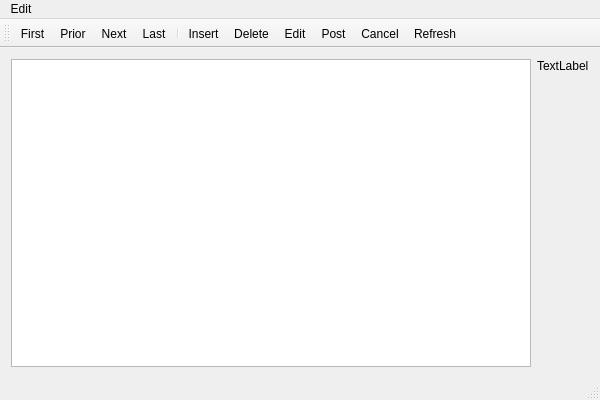
<?xml version="1.0" encoding="UTF-8"?>
<ui version="4.0">
 <class>CMainClass</class>
 <widget class="QMainWindow" name="CMainClass">
  <property name="geometry">
   <rect>
    <x>0</x>
    <y>0</y>
    <width>600</width>
    <height>400</height>
   </rect>
  </property>
  <property name="windowTitle">
   <string>CMain</string>
  </property>
  <widget class="QWidget" name="centralWidget">
   <layout class="QGridLayout" name="gridLayout">
    <item row="0" column="0" rowspan="2">
     <widget class="QTableView" name="tabvInfo"/>
    </item>
    <item row="0" column="1">
     <widget class="QLabel" name="lblPhoto">
      <property name="text">
       <string>TextLabel</string>
      </property>
     </widget>
    </item>
    <item row="1" column="1">
     <spacer name="verticalSpacer">
      <property name="orientation">
       <enum>Qt::Vertical</enum>
      </property>
      <property name="sizeHint" stdset="0">
       <size>
        <width>20</width>
        <height>310</height>
       </size>
      </property>
     </spacer>
    </item>
   </layout>
  </widget>
  <widget class="QMenuBar" name="menuBar">
   <property name="geometry">
    <rect>
     <x>0</x>
     <y>0</y>
     <width>600</width>
     <height>19</height>
    </rect>
   </property>
   <widget class="QMenu" name="menuGhfd_ghfsdfsdfasdfasdfasdfasdfasefassdfasdfasg">
    <property name="title">
     <string>Edit</string>
    </property>
    <addaction name="actMovetoFirst"/>
    <addaction name="actMovetoPrior"/>
    <addaction name="actMovetoNext"/>
    <addaction name="actMovetoLast"/>
    <addaction name="separator"/>
    <addaction name="actInsert"/>
    <addaction name="actDelete"/>
    <addaction name="actEdit"/>
    <addaction name="actPost"/>
    <addaction name="actCancel"/>
    <addaction name="actRefresh"/>
   </widget>
   <addaction name="menuGhfd_ghfsdfsdfasdfasdfasdfasdfasefassdfasdfasg"/>
  </widget>
  <widget class="QStatusBar" name="statusBar"/>
  <widget class="QToolBar" name="toolBar">
   <property name="windowTitle">
    <string>toolBar</string>
   </property>
   <attribute name="toolBarArea">
    <enum>TopToolBarArea</enum>
   </attribute>
   <attribute name="toolBarBreak">
    <bool>true</bool>
   </attribute>
   <addaction name="actMovetoFirst"/>
   <addaction name="actMovetoPrior"/>
   <addaction name="actMovetoNext"/>
   <addaction name="actMovetoLast"/>
   <addaction name="separator"/>
   <addaction name="actInsert"/>
   <addaction name="actDelete"/>
   <addaction name="actEdit"/>
   <addaction name="actPost"/>
   <addaction name="actCancel"/>
   <addaction name="actRefresh"/>
  </widget>
  <action name="actMovetoFirst">
   <property name="text">
    <string>First</string>
   </property>
  </action>
  <action name="actMovetoPrior">
   <property name="text">
    <string>Prior</string>
   </property>
  </action>
  <action name="actMovetoNext">
   <property name="text">
    <string>Next</string>
   </property>
  </action>
  <action name="actMovetoLast">
   <property name="text">
    <string>Last</string>
   </property>
  </action>
  <action name="actInsert">
   <property name="text">
    <string>Insert</string>
   </property>
  </action>
  <action name="actDelete">
   <property name="text">
    <string>Delete</string>
   </property>
  </action>
  <action name="actEdit">
   <property name="text">
    <string>Edit</string>
   </property>
  </action>
  <action name="actPost">
   <property name="text">
    <string>Post</string>
   </property>
  </action>
  <action name="actCancel">
   <property name="text">
    <string>Cancel</string>
   </property>
  </action>
  <action name="actRefresh">
   <property name="text">
    <string>Refresh</string>
   </property>
  </action>
 </widget>
 <layoutdefault spacing="6" margin="11"/>
 <resources>
  <include location="CMain.qrc"/>
 </resources>
 <connections/>
</ui>
